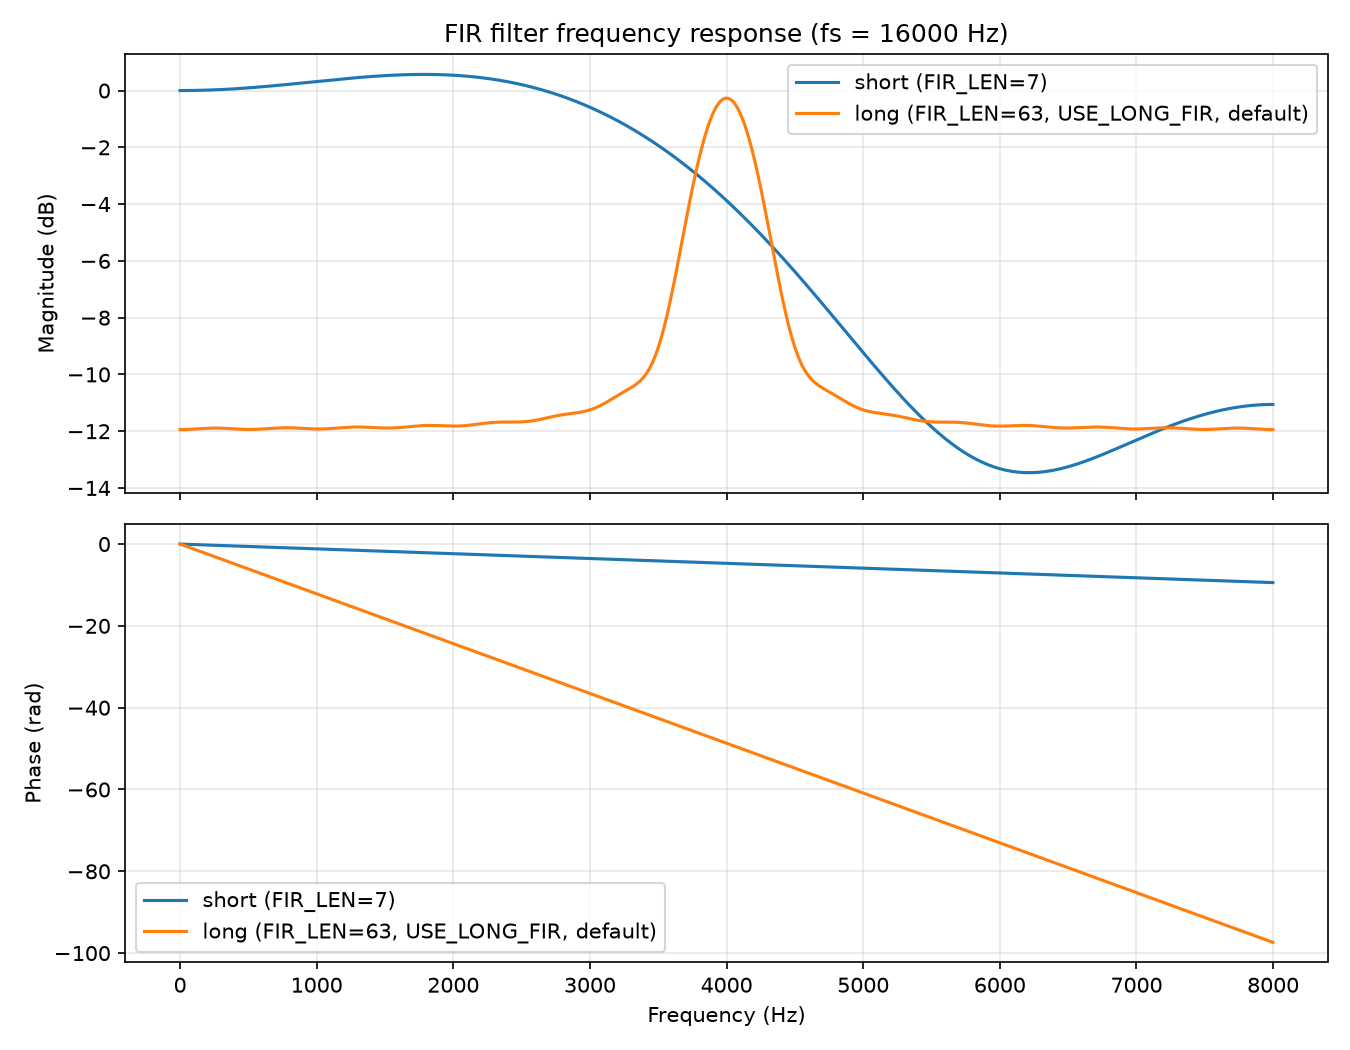

Python code for this plot:
"""
Plot the frequency response of the FIR filter(s) used in the firmware
(src/main.cpp / arduino/starter-pistol/starter-pistol.ino, function
fir_process). Coefficients are copied verbatim from the firmware so the
plot always reflects what actually runs on the device.

Usage:
    python3 fir_response.py
"""

import numpy as np
from scipy.signal import freqz
import matplotlib.pyplot as plt

SAMPLE_RATE = 16000  # Hz, matches SAMPLE_RATE in the firmware

# Short filter (FIR_LEN = 7): light smoothing / de-click. Active when
# USE_LONG_FIR is NOT defined in the firmware build.
h_short = np.array([
    -0.06, 0.00, 0.24, 0.64, 0.24, 0.00, -0.06,
])

# Long filter (FIR_LEN = 63): 3-6 kHz band-pass, fs = 16 kHz. This is the
# firmware's current default (USE_LONG_FIR is defined in main.cpp /
# starter-pistol.ino).
h_long = np.array([
    -0.000000000, -0.001022169, -0.000000000,  0.001808807,
     0.000000000, -0.003067968, -0.000000000,  0.004823591,
     0.000000000, -0.007093902, -0.000000000,  0.009894618,
     0.000000000, -0.013236624, -0.000000000,  0.017120627,
     0.000000000, -0.021536681, -0.000000000,  0.026464321,
     0.000000000, -0.031873220, -0.000000000,  0.037724560,
     0.000000000, -0.043971060, -0.000000000,  0.050558636,
     0.000000000, -0.057428697, -0.000000000,  0.314528000,
    -0.000000000, -0.057428697,  0.000000000,  0.050558636,
    -0.000000000, -0.043971060,  0.000000000,  0.037724560,
    -0.000000000, -0.031873220,  0.000000000,  0.026464321,
    -0.000000000, -0.021536681,  0.000000000,  0.017120627,
    -0.000000000, -0.013236624,  0.000000000,  0.009894618,
    -0.000000000, -0.007093902,  0.000000000,  0.004823591,
    -0.000000000, -0.003067968,  0.000000000,  0.001808807,
    -0.000000000, -0.001022169, -0.000000000,
])

FILTERS = {
    "short (FIR_LEN=7)": h_short,
    "long (FIR_LEN=63, USE_LONG_FIR, default)": h_long,
}


def plot_responses(filters: dict, fs: int) -> None:
    fig, (ax_mag, ax_phase) = plt.subplots(2, 1, figsize=(9, 7), sharex=True)

    for label, h in filters.items():
        w, hf = freqz(h, worN=4096, fs=fs)
        mag_db = 20 * np.log10(np.maximum(np.abs(hf), 1e-12))
        phase = np.unwrap(np.angle(hf))

        ax_mag.plot(w, mag_db, label=label)
        ax_phase.plot(w, phase, label=label)

    ax_mag.set_title(f"FIR filter frequency response (fs = {fs} Hz)")
    ax_mag.set_ylabel("Magnitude (dB)")
    ax_mag.grid(True, which="both", alpha=0.3)
    ax_mag.legend()

    ax_phase.set_xlabel("Frequency (Hz)")
    ax_phase.set_ylabel("Phase (rad)")
    ax_phase.grid(True, which="both", alpha=0.3)
    ax_phase.legend()

    fig.tight_layout()

    out_path = "fir_response.png"
    fig.savefig(out_path, dpi=150)
    print(f"Saved plot to {out_path}")

    plt.show()


if __name__ == "__main__":
    plot_responses(FILTERS, SAMPLE_RATE)
